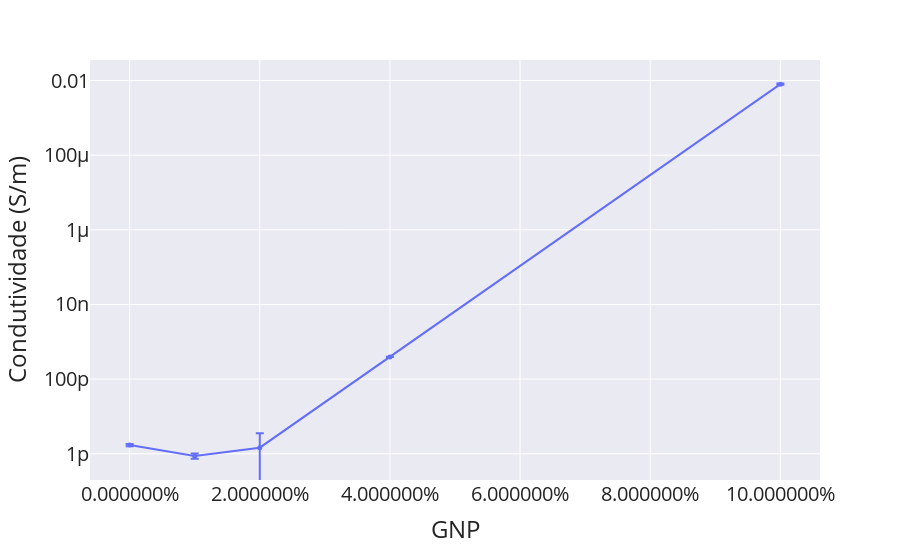

The cell this chart's notebook holds for it:
### Code cell
fig = px.line(output[output['PAni']==0],y = 'Condutividade', x = 'EG', error_y = 'Cond. Desv. Pad.')
fig.update_layout(yaxis_type='log',
                  xaxis_type='linear',
                  autosize = True,
                  #width=800,
                  #height=600,
                  yaxis_title_text = 'Condutividade (S/m)',
                  xaxis_title_text = 'GNP',
                  xaxis_dtick = 0.02,
                  xaxis_tickformat = '%',
                  template = "seaborn",
                  font_size = 20,
                 )
fig.update_traces(mode = 'markers+lines', line_width=2, marker_size=5)

### Figure 1 — Plotly figure (JSON) as saved in the notebook; plotly's stock layout.template omitted (floating-point values rounded to 4 significant figures)
{"data": [{"error_y": {"array": [1.228e-13, 1.462e-13, 2.108e-12, 2.076e-12, 0.000287]}, "hovertemplate": "EG=%{x}<br>Condutividade=%{y}<extra></extra>", "legendgroup": "", "line": {"color": "#636efa", "dash": "solid", "width": 2}, "marker": {"size": 5}, "mode": "markers+lines", "name": "", "orientation": "v", "showlegend": false, "type": "scatter", "x": [0, 0.01, 0.02, 0.04, 0.1], "xaxis": "x", "y": [1.708e-12, 8.773e-13, 1.454e-12, 3.937e-10, 0.008], "yaxis": "y"}], "layout": {"autosize": true, "font": {"size": 20}, "legend": {"tracegroupgap": 0}, "margin": {"t": 60}, "xaxis": {"anchor": "y", "domain": [0, 1], "dtick": 0.02, "tickformat": "%", "title": {"text": "GNP"}, "type": "linear"}, "yaxis": {"anchor": "x", "domain": [0, 1], "title": {"text": "Condutividade (S/m)"}, "type": "log"}}}
